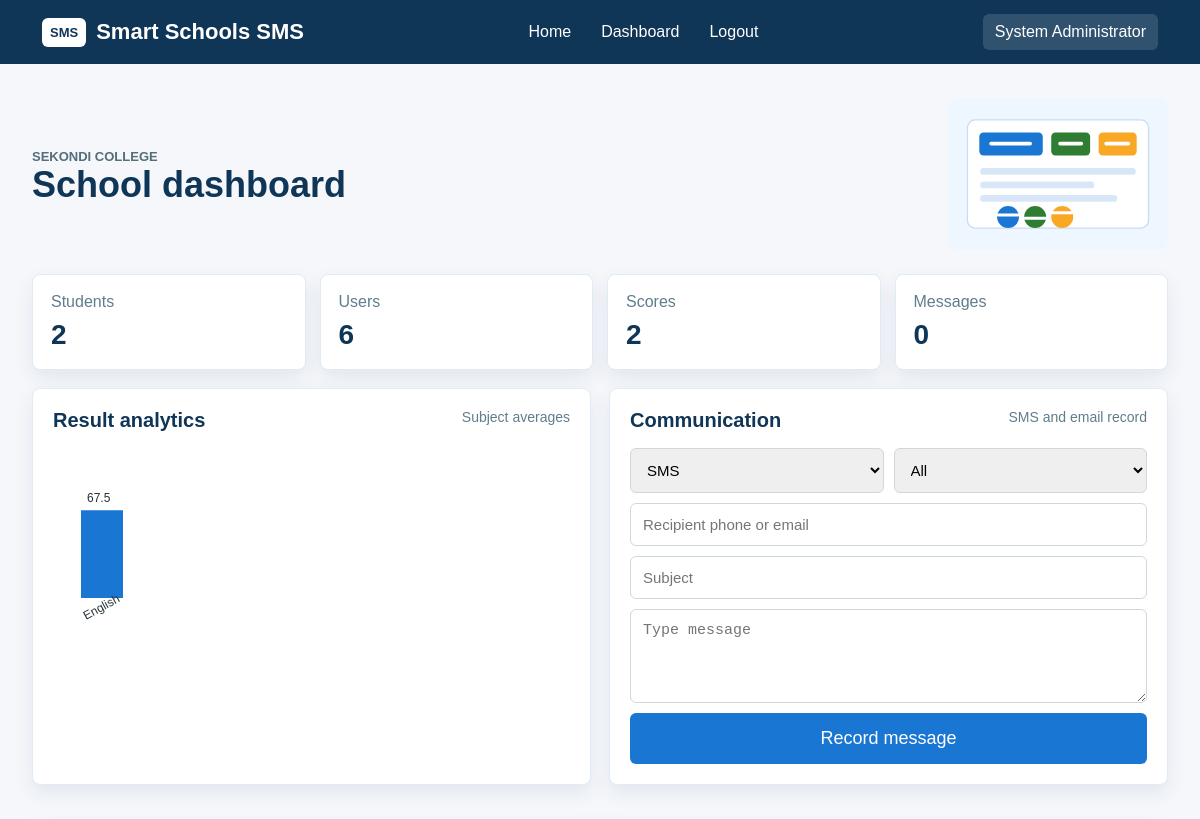
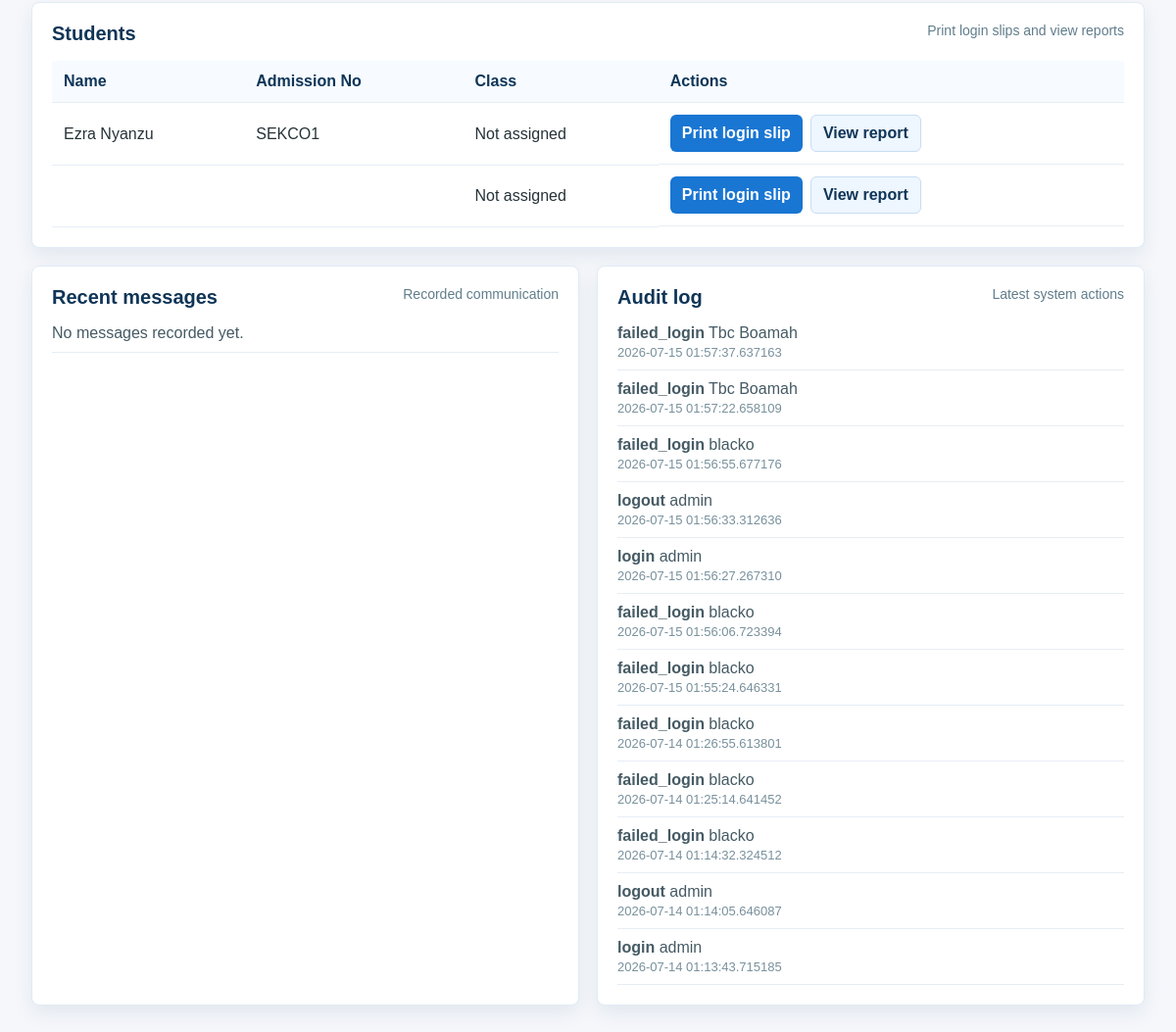
The app's page /dashboard (signed in) with its own data (2 pictures, top to bottom).
### app/models.py (models this page shows)
class User(UserMixin, db.Model):
    __tablename__ = "users"
    id = db.Column(db.Integer, primary_key=True)
    school_id = db.Column(db.Integer, nullable=True)
    role = db.Column(db.String(40), nullable=False)
    full_name = db.Column(db.String(160), nullable=False, default="")
    username = db.Column(db.String(100), unique=True, nullable=False)
    password_hash = db.Column(db.String(255), nullable=False)
    email = db.Column(db.String(120), default="")
    phone = db.Column(db.String(40), default="")
    active = db.Column(db.Boolean, default=True)
    created_at = db.Column(db.String(40), default=now_text)
    must_change_password = db.Column(db.Boolean, default=True, nullable=False)
    @property
    def is_active(self):
        return bool(self.active)
    @property
    def display_name(self):
        return self.full_name or self.username

class School(db.Model):
    __tablename__ = "schools"
    id = db.Column(db.Integer, primary_key=True)
    name = db.Column(db.String(180), nullable=False)
    motto = db.Column(db.String(255), default="")
    crest = db.Column(db.String(255), default="")
    address = db.Column(db.String(255), default="")
    phone = db.Column(db.String(40), default="")
    email = db.Column(db.String(120), default="")
    academic_year = db.Column(db.String(40), default="")
    term = db.Column(db.String(40), default="")
    onboarded = db.Column(db.Boolean, default=False)
    created_at = db.Column(db.String(40), default=now_text)
    head_name = db.Column(db.String(160), default="")
    head_title = db.Column(db.String(100), default="Head of School")
    head_signature = db.Column(db.String(260), default="")

class Student(db.Model):
    __tablename__ = "students"
    id = db.Column(db.Integer, primary_key=True)
    school_id = db.Column(db.Integer, db.ForeignKey("schools.id"), nullable=False)
    user_id = db.Column(db.Integer, db.ForeignKey("users.id"), nullable=False)
    class_id = db.Column(db.Integer, db.ForeignKey("classes.id"))
    admission_no = db.Column(db.String(80), nullable=False)
    guardian_name = db.Column(db.String(160), default="")
    guardian_phone = db.Column(db.String(40), default="")
    user = db.relationship("User", backref="student_profile", foreign_keys=[user_id])
    school = db.relationship("School", foreign_keys=[school_id])
    class_group = db.relationship("ClassGroup", foreign_keys=[class_id])

class AuditLog(db.Model):
    __tablename__ = "audit_logs"
    id = db.Column(db.Integer, primary_key=True)
    user_id = db.Column(db.Integer)
    username = db.Column(db.String(100), default="")
    action = db.Column(db.String(120), nullable=False)
    details = db.Column(db.Text, default="")
    ip_address = db.Column(db.String(80), default="")
    created_at = db.Column(db.String(40), default=now_text)

### app/auth/routes.py (the view)
@auth.route("/dashboard")
@login_required
def dashboard():
    if current_user.role == "student":
        return redirect(url_for("auth.student_dashboard"))
    school_id = current_user.school_id
    students = Student.query.filter_by(school_id=school_id).all() if school_id else Student.query.all()
    scores = Score.query.filter_by(school_id=school_id).all() if school_id else Score.query.all()
    users = User.query.filter_by(school_id=school_id).all() if school_id else User.query.all()
    communications = Communication.query.order_by(Communication.id.desc()).limit(8).all()
    audits = AuditLog.query.order_by(AuditLog.id.desc()).limit(12).all()
    averages = {}
    for score in scores:
        subject_name = score.subject.name if score.subject else "Subject"
        averages.setdefault(subject_name, []).append(score.total)
    chart_labels = list(averages.keys())
    chart_values = [round(sum(values) / len(values), 2) for values in averages.values()]
    return render_template(
        "dashboard.html",
        school=current_school(),
        students=students,
        users=users,
        scores=scores,
        communications=communications,
        audits=audits,
        chart_labels=chart_labels,
        chart_values=chart_values,
    )

### app/auth/routes.py (called while the page is built)
def current_school():
    if current_user.is_authenticated and current_user.school_id:
        school = School.query.get(current_user.school_id)
        if school:
            return school
    return School.query.first()

### app/models.py (called while the page is built)
@login_manager.user_loader
def load_user(user_id):
    return User.query.get(int(user_id))

    @property
    def total(self):
        return float(self.class_score or 0) + float(self.exam_score or 0)

### app/templates/dashboard.html (shortened to what this page needs)
{% extends "layouts/base.html" %}
{% block content %}
<section class="dashboard">
    <div class="page-heading">
        <div>
            <p class="eyebrow">{{ school.name if school else "Smart Schools SMS" }}</p>
            <h1>School dashboard</h1>
        </div>
        <img src="{{ url_for('static', filename='img/school-dashboard.svg') }}" alt="School dashboard illustration">
    </div>
    <div class="stats-grid">
        <div class="stat-card"><span>Students</span><strong>{{ students|length }}</strong></div>
        <div class="stat-card"><span>Users</span><strong>{{ users|length }}</strong></div>
        <div class="stat-card"><span>Scores</span><strong>{{ scores|length }}</strong></div>
        <div class="stat-card"><span>Messages</span><strong>{{ communications|length }}</strong></div>
    </div>
    <div class="content-grid">
        <section class="panel">
            <div class="panel-heading">
                <h2>Result analytics</h2>
                <span>Subject averages</span>
            </div>
            <canvas id="resultChart" height="180"></canvas>
        </section>
        <section class="panel">
            <div class="panel-heading">
                <h2>Communication</h2>
                <span>SMS and email record</span>
            </div>
            <form class="stacked-form" method="POST" action="{{ url_for('auth.create_communication') }}">
                <div class="inline-fields">
                    <select name="channel">
                        <option value="sms">SMS</option>
                    </select>
                    <select name="audience">
                        <option value="all">All</option>
                    </select>
                </div>
                <input name="recipient" placeholder="Recipient phone or email">
                <input name="subject" placeholder="Subject">
                <textarea name="message" rows="4" placeholder="Type message" required></textarea>
                <button type="submit">Record message</button>
            </form>
        </section>
    </div>
    <section class="panel">
        <div class="panel-heading">
            <h2>Students</h2>
            <span>Print login slips and view reports</span>
        </div>
        <div class="table-wrap">
            <table>
                <thead>
                    <tr>
                        <th>Name</th>
                        <th>Admission No</th>
                        <th>Class</th>
                        <th>Actions</th>
                    </tr>
                </thead>
                <tbody>
                    {% for student in students %}
                    <tr>
                        <td>{{ student.user.display_name }}</td>
                        <td>{{ student.admission_no }}</td>
                        <td>{{ student.class_group.name if student.class_group else "Not assigned" }}</td>
                        <td class="action-row">
                            <a class="small-btn" href="{{ url_for('auth.login_slip', student_id=student.id) }}">Print login slip</a>
                            <a class="small-btn secondary" href="{{ url_for('auth.student_report', student_id=student.id) }}">View report</a>
                        </td>
                    </tr>
                    {% else %}
                    <tr><td colspan="4">No students found yet.</td></tr>
                    {% endfor %}
                </tbody>
            </table>
        </div>
    </section>
    <div class="content-grid">
        <section class="panel">
            <div class="panel-heading">
                <h2>Recent messages</h2>
                <span>Recorded communication</span>
            </div>
            <ul class="activity-list">
                {% for item in communications %}
                <li><strong>{{ item.channel|upper }}</strong> {{ item.audience }} - {{ item.subject or item.message[:40] }}</li>
                {% else %}
                <li>No messages recorded yet.</li>
                {% endfor %}
            </ul>
        </section>
        <section class="panel">
            <div class="panel-heading">
                <h2>Audit log</h2>
                <span>Latest system actions</span>
            </div>
            <ul class="activity-list">
                {% for audit in audits %}
                <li><strong>{{ audit.action }}</strong> {{ audit.username }} <span>{{ audit.created_at }}</span></li>
                {% else %}
                <li>No audit activity yet.</li>
                {% endfor %}
            </ul>
        </section>
    </div>
</section>
<script>
const labels = {{ chart_labels|tojson }};
const values = {{ chart_values|tojson }};
const canvas = document.getElementById("resultChart");
const ctx = canvas.getContext("2d");
const max = Math.max(100, ...values, 1);
ctx.clearRect(0, 0, canvas.width, canvas.height);
labels.forEach(function(label, index) {
    const barWidth = 42;
    const gap = 28;
    const x = 28 + index * (barWidth + gap);
    const height = (values[index] / max) * 130;
    const y = 150 - height;
    ctx.fillStyle = "#1976d2";
    ctx.fillRect(x, y, barWidth, height);
    ctx.fillStyle = "#263238";
    ctx.font = "12px Arial";
    ctx.fillText(values[index], x + 6, y - 8);
    ctx.save();
    ctx.translate(x + 5, 172);
    ctx.rotate(-0.5);
    ctx.fillText(label.slice(0, 12), 0, 0);
    ctx.restore();
});
</script>
{% endblock %}

### app/templates/layouts/base.html (shortened to what this page needs)
<!DOCTYPE html>
<html lang="en">
<head>
    <link rel="stylesheet" href="{{ url_for('static', filename='css/style.css') }}">
</head>
<body>
    <nav>
    <div class="logo">
        <span class="logo-icon">SMS</span>
        <span>Smart Schools SMS</span>
    </div>
    <ul>
        <li><a href="/">Home</a></li>
        {% if current_user.is_authenticated %}
        <li><a href="{{ url_for('auth.dashboard') }}">Dashboard</a></li>
        <li><a href="{{ url_for('auth.logout') }}">Logout</a></li>
        {% endif %}
    </ul>
    {% if current_user.is_authenticated %}
    <span class="user-chip">{{ current_user.display_name }}</span>
    {% else %}
    <a href="/login">
        <button class="login-btn">
            Login
        </button>
    </a>
    {% endif %}
</nav>
    <main>
    {% block content %}
    {% endblock %}
    </main>
</body>
</html>

### app/static/css/style.css (style rules this page uses)
* { margin:0; padding:0; box-sizing:border-box; }
body { font-family:Arial, sans-serif; background:#f5f7fb; color:#263238; }
nav { background:#0f3557; color:white; display:flex; justify-content:space-between; align-items:center; padding:14px 42px; position:sticky; top:0; }
.logo { display:flex; align-items:center; font-size:22px; font-weight:bold; }
.logo-icon { font-size:13px; margin-right:10px; background:#ffffff; color:#0f3557; padding:7px 8px; border-radius:6px; }
nav ul { display:flex; list-style:none; }
nav li { margin:0 15px; }
nav a { color:white; text-decoration:none; font-size:16px; }
button { background:#1976d2; color:white; border:none; padding:15px 35px; border-radius:6px; cursor:pointer; font-size:18px; }
.user-chip { background:rgba(255,255,255,.14); padding:9px 12px; border-radius:6px; }
.dashboard { max-width:1180px; margin:0 auto; padding:34px 22px 64px; }
.page-heading { display:flex; justify-content:space-between; align-items:center; gap:24px; margin-bottom:24px; }
.page-heading h1 { color:#0f3557; font-size:36px; }
.page-heading p { color:#546e7a; margin-top:6px; }
.page-heading img { width:220px; max-width:34vw; }
.eyebrow { color:#1976d2; text-transform:uppercase; letter-spacing:0; font-weight:bold; font-size:13px; }
.stats-grid { display:grid; grid-template-columns:repeat(4, minmax(0, 1fr)); gap:14px; margin-bottom:18px; }
.stat-card, .panel { background:#ffffff; border:1px solid #e0ebf5; border-radius:8px; box-shadow:0 8px 20px rgba(15,53,87,.08); }
.stat-card { padding:18px; }
.stat-card span { display:block; color:#607d8b; margin-bottom:8px; }
.stat-card strong { color:#0f3557; font-size:28px; }
.content-grid { display:grid; grid-template-columns:1fr 1fr; gap:18px; margin-bottom:18px; }
.panel { padding:20px; margin-bottom:18px; }
.panel-heading { display:flex; justify-content:space-between; align-items:flex-start; gap:18px; margin-bottom:16px; }
.panel-heading h2 { color:#0f3557; font-size:20px; }
.panel-heading span { color:#607d8b; font-size:14px; }
.stacked-form { display:flex; flex-direction:column; gap:10px; }
.inline-fields { display:grid; grid-template-columns:1fr 1fr; gap:10px; }
.stacked-form input, .stacked-form select, .stacked-form textarea { width:100%; padding:12px; border:1px solid #cfd8dc; border-radius:6px; font-size:15px; }
.table-wrap { overflow-x:auto; }
table { width:100%; border-collapse:collapse; }
th, td { padding:12px; border-bottom:1px solid #e6eef5; text-align:left; }
th { background:#f7fbff; color:#0f3557; }
.action-row { display:flex; flex-wrap:wrap; gap:8px; align-items:center; }
.small-btn { display:inline-flex; align-items:center; justify-content:center; min-height:38px; padding:9px 12px; border-radius:6px; background:#1976d2; color:#ffffff; text-decoration:none; border:none; font-weight:bold; }
.small-btn.secondary { background:#eef6ff; color:#0f3557; border:1px solid #c9ddf2; }
.activity-list { list-style:none; display:flex; flex-direction:column; gap:10px; }
.activity-list li { border-bottom:1px solid #e6eef5; padding-bottom:10px; color:#455a64; }
.activity-list span { display:block; color:#78909c; font-size:13px; margin-top:3px; }

### records on screen
User: display_name "System Administrator"
School: name "SEKONDI COLLEGE"
Student: user.display_name "Ezra Nyanzu", admission_no "SEKCO1", class_group "Not assigned"
Student: class_group "Not assigned"
AuditLog: action "failed_login", username "Tbc Boamah", created_at "2026-07-15 01:57:37.637163"
AuditLog: action "failed_login", username "Tbc Boamah", created_at "2026-07-15 01:57:22.658109"
AuditLog: action "failed_login", username "blacko", created_at "2026-07-15 01:56:55.677176"
AuditLog: action "logout", username "admin", created_at "2026-07-15 01:56:33.312636"
AuditLog: action "login", username "admin", created_at "2026-07-15 01:56:27.267310"
AuditLog: action "failed_login", username "blacko", created_at "2026-07-15 01:56:06.723394"
AuditLog: action "failed_login", username "blacko", created_at "2026-07-15 01:55:24.646331"
AuditLog: action "failed_login", username "blacko", created_at "2026-07-14 01:26:55.613801"
AuditLog: action "failed_login", username "blacko", created_at "2026-07-14 01:25:14.641452"
AuditLog: action "failed_login", username "blacko", created_at "2026-07-14 01:14:32.324512"
AuditLog: action "logout", username "admin", created_at "2026-07-14 01:14:05.646087"
AuditLog: action "login", username "admin", created_at "2026-07-14 01:13:43.715185"

### other values on screen
{{ students|length }} "2"
{{ users|length }} "6"
{{ scores|length }} "2"
{{ communications|length }} "0"
chart data {{ chart_labels|tojson }} ["English"]
chart data {{ chart_values|tojson }} [67.5]
